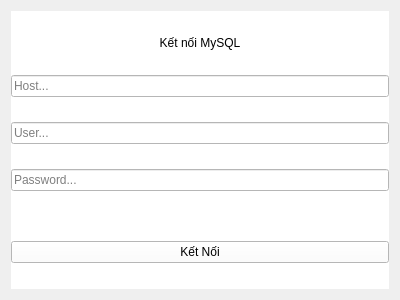
<?xml version="1.0" encoding="UTF-8"?>
<ui version="4.0">
 <class>Form</class>
 <widget class="QWidget" name="Form">
  <property name="geometry">
   <rect>
    <x>0</x>
    <y>0</y>
    <width>400</width>
    <height>300</height>
   </rect>
  </property>
  <property name="windowTitle">
   <string>Form</string>
  </property>
  <layout class="QVBoxLayout" name="verticalLayout">
   <item>
    <widget class="QWidget" name="widget_5" native="true">
     <property name="minimumSize">
      <size>
       <width>300</width>
       <height>0</height>
      </size>
     </property>
     <property name="styleSheet">
      <string notr="true">background-color: rgb(255, 255, 255);</string>
     </property>
     <layout class="QVBoxLayout" name="verticalLayout_5">
      <property name="spacing">
       <number>0</number>
      </property>
      <property name="leftMargin">
       <number>0</number>
      </property>
      <property name="topMargin">
       <number>0</number>
      </property>
      <property name="rightMargin">
       <number>0</number>
      </property>
      <property name="bottomMargin">
       <number>0</number>
      </property>
      <item>
       <widget class="QLabel" name="label_4">
        <property name="sizePolicy">
         <sizepolicy hsizetype="Preferred" vsizetype="Fixed">
          <horstretch>0</horstretch>
          <verstretch>0</verstretch>
         </sizepolicy>
        </property>
        <property name="styleSheet">
         <string notr="true">font: 700 14pt &quot;Times New Roman&quot;;</string>
        </property>
        <property name="text">
         <string>Kết nối MySQL</string>
        </property>
        <property name="alignment">
         <set>Qt::AlignCenter</set>
        </property>
       </widget>
      </item>
      <item>
       <widget class="QLineEdit" name="lineEdit">
        <property name="styleSheet">
         <string notr="true">font: 13pt &quot;Segoe UI&quot;;</string>
        </property>
        <property name="text">
         <string/>
        </property>
        <property name="placeholderText">
         <string>Host...</string>
        </property>
       </widget>
      </item>
      <item>
       <widget class="QLineEdit" name="lineEdit_2">
        <property name="styleSheet">
         <string notr="true">font: 13pt &quot;Segoe UI&quot;;</string>
        </property>
        <property name="text">
         <string/>
        </property>
        <property name="placeholderText">
         <string>User...</string>
        </property>
       </widget>
      </item>
      <item>
       <widget class="QLineEdit" name="lineEdit_3">
        <property name="styleSheet">
         <string notr="true">font: 13pt &quot;Segoe UI&quot;;</string>
        </property>
        <property name="text">
         <string/>
        </property>
        <property name="placeholderText">
         <string>Password...</string>
        </property>
       </widget>
      </item>
      <item>
       <widget class="QWidget" name="widget_7" native="true">
        <property name="sizePolicy">
         <sizepolicy hsizetype="Preferred" vsizetype="Fixed">
          <horstretch>0</horstretch>
          <verstretch>0</verstretch>
         </sizepolicy>
        </property>
        <layout class="QHBoxLayout" name="horizontalLayout_4">
         <property name="spacing">
          <number>0</number>
         </property>
         <property name="leftMargin">
          <number>0</number>
         </property>
         <property name="topMargin">
          <number>0</number>
         </property>
         <property name="rightMargin">
          <number>0</number>
         </property>
         <property name="bottomMargin">
          <number>0</number>
         </property>
        </layout>
       </widget>
      </item>
      <item>
       <widget class="QPushButton" name="pushButton_ketnoi_mySql">
        <property name="cursor">
         <cursorShape>PointingHandCursor</cursorShape>
        </property>
        <property name="styleSheet">
         <string notr="true">font: 700 11pt &quot;Segoe UI&quot;;
border-color: rgb(0, 0, 0);</string>
        </property>
        <property name="text">
         <string>Kết Nối</string>
        </property>
       </widget>
      </item>
     </layout>
    </widget>
   </item>
  </layout>
 </widget>
 <resources/>
 <connections/>
</ui>
